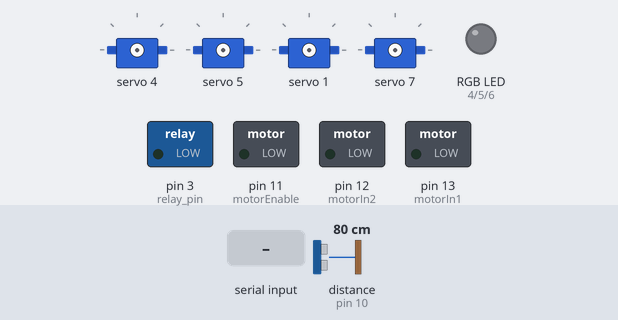
Recording of a sketch running on a simulated Arduino Uno, built with avr-gcc and run on an emulated ATmega328P. On the bench: 4 × servo, switched loads named in the sketch (green lamp = pin HIGH), an RGB LED mixed from three pins (HIGH = lit). Wiring (inferred from the names in the program): ultrasonic range finder: trigger pin 9; echo pin 10. Dashed ring = blinking. The inputs (shaded band) are chosen by the test bench; at power-on: distance to the obstacle (sensor on pin 10) 80 cm. The echo pulse lasts 58.3 µs per cm; pins used as bus, display or sensor lines are not drawn.

Above: at 1.2 s.
1.3 s: "mya" received over Serial
At 4.2 s:
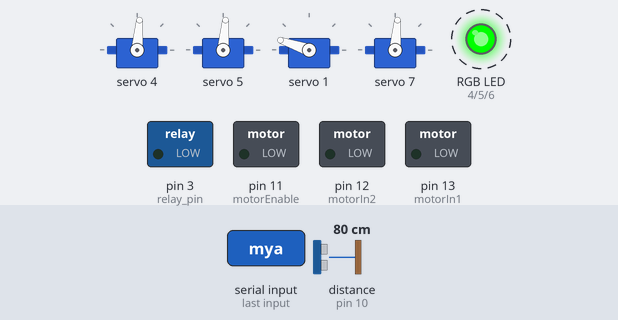
4.3 s: distance to the obstacle (sensor on pin 10) set to 56 cm
At 7.2 s:
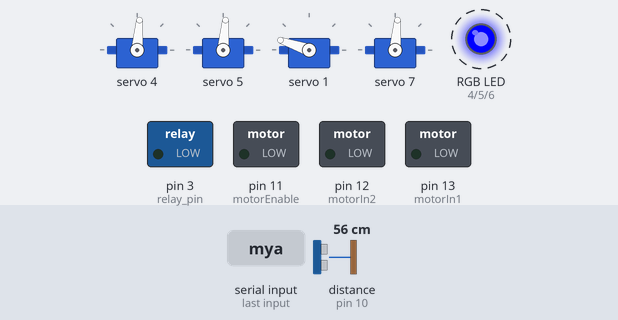
7.3 s: distance to the obstacle (sensor on pin 10) set to 46 cm
At 12.5 s:
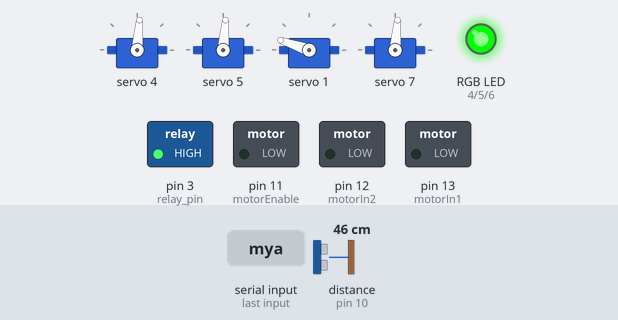
Timing chart, 0 to 17.3 s (numbered marks = the images above; inputs shaded):
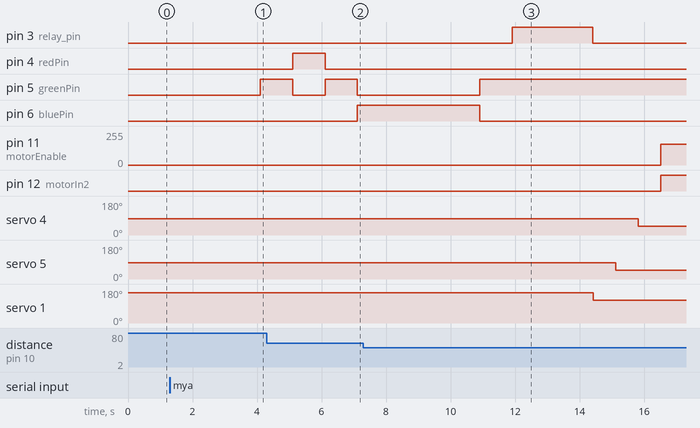

The sketch:

cat.ino
```cpp
#include <Wire.h>
#include <Adafruit_PWMServoDriver.h>

// Ультразвуковые датчики
const int trigPin1 = 9;
const int echoPin1 = 10;
int relay_pin = 3;

// Драйвер PCA9685
Adafruit_PWMServoDriver pwm = Adafruit_PWMServoDriver(0x40);

// Константы для сервоприводов
const int servoMin = 150; // Минимальное значение пульса
const int servoMax = 600; // Максимальное значение пульса

// Пины для RGB светодиодов
const int redPin = 4;
const int greenPin = 5;
const int bluePin = 6;

// Пины для управления двигателем на L298N
const int motorIn1 = 13;
const int motorIn2 = 12;
const int motorEnable = 11;
int n = 1;

String command = "";
unsigned long previousMillis = 0; // Для отслеживания времени
const long interval = 3000; // Интервал в миллисекундах для RGB цикла

void setup() {
  Serial.begin(9600);

  // Настройка ультразвуковых датчиков
  pinMode(trigPin1, OUTPUT);
  pinMode(echoPin1, INPUT);

  // Настройка пинов для RGB светодиодов
  pinMode(redPin, OUTPUT);
  pinMode(greenPin, OUTPUT);
  pinMode(bluePin, OUTPUT);
  pinMode(relay_pin, OUTPUT);

  // Настройка пинов для управления двигателем на L298N
  pinMode(motorIn1, OUTPUT);
  pinMode(motorIn2, OUTPUT);
  pinMode(motorEnable, OUTPUT);
  digitalWrite(motorIn1, LOW);
  digitalWrite(motorIn2, LOW);
  analogWrite(motorEnable, 0);

  // Инициализация PCA9685
  pwm.begin();
  pwm.setPWMFreq(60);  // Частота ШИМ 60 Гц

  delay(10);
}

// Функция для установки угла сервопривода
void setServoAngle(uint8_t n, float angle) {
  if (angle > 180) angle = 180;
  if (angle < 0) angle = 0;
  uint16_t pulse = servoMin + (angle * (servoMax - servoMin) / 180);
  pwm.setPWM(n, 0, pulse);
}

// Функция для переливания цветов RGB светодиодов
void cycleRGB() {
  analogWrite(redPin, 255);
  analogWrite(greenPin, 0);
  analogWrite(bluePin, 0);
  delay(1000);
  analogWrite(redPin, 0);
  analogWrite(greenPin, 255);
  analogWrite(bluePin, 0);
  delay(1000);
  analogWrite(redPin, 0);
  analogWrite(greenPin, 0);
  analogWrite(bluePin, 255);
  delay(1000);
}

void stopMotor() {
  digitalWrite(motorIn1, LOW);
  digitalWrite(motorIn2, LOW);
  analogWrite(motorEnable, 0);
}

// Функция для измерения расстояния
long measureDistance() {
  digitalWrite(trigPin1, LOW);
  delayMicroseconds(2);
  digitalWrite(trigPin1, HIGH);
  delayMicroseconds(10);
  digitalWrite(trigPin1, LOW);

  long duration = pulseIn(echoPin1, HIGH);
  long distance = duration * 0.034 / 2;
  return distance;
}

void executeCommand(String cmd) {
  if (cmd == "mya") {
    setServoAngle(4, 80); // Установка сервоприводов в заданное положение по команде "mya"
    delay(700);
    setServoAngle(5, 80);
    delay(700);
    setServoAngle(1, 157);
    delay(700);
    setServoAngle(7, 80);
    delay(700);
    analogWrite(redPin, 0);
    analogWrite(greenPin, 255);
    analogWrite(bluePin, 0);
    delay(1000);
  }
}

void loop() {
  if (Serial.available() > 0) {
    setServoAngle(4, 80); // Установка сервоприводов в заданное положение по команде "mya"
    delay(700);
    setServoAngle(5, 80);
    delay(700);
    setServoAngle(1, 157);
    delay(700);
    setServoAngle(7, 80);
    delay(700);
    analogWrite(redPin, 0);
    analogWrite(greenPin, 255);
    analogWrite(bluePin, 0);
    delay(1000);
  }

  long distance = measureDistance();


  if (distance < 50) {
    digitalWrite(relay_pin, HIGH);
    delay(2500);
    digitalWrite(relay_pin, LOW);
    setServoAngle(1, 116);
    delay(700);
    setServoAngle(5, 40);
    delay(700);
    setServoAngle(4, 40);
    delay(700);
    digitalWrite(motorIn1, LOW);
    digitalWrite(motorIn2, HIGH);
    analogWrite(motorEnable, 155);
    delay(1500);
    stopMotor();
    analogWrite(redPin, 255);
    analogWrite(greenPin, 0);
    analogWrite(bluePin, 0);
    delay(2000);
    n = 0;
    delay(3000);
  }

  // Использование millis для параллельного запуска cycleRGB
  unsigned long currentMillis = millis();
  if (currentMillis - previousMillis >= interval) {
    previousMillis = currentMillis;
    cycleRGB(); // Переливание цветов RGB светодиодов
  }
}
```

Measured:
- the behaviour switches between 51 and 50 cm on distance to the obstacle (sensor on pin 10) (found by bisection; images 2 and 3)
- after the input at 1.3 s, pin 4 (redPin): stays LOW (without the input it goes to HIGH after 1.7 s)
- after the input at 7.3 s, pin 3 (relay_pin): LOW → HIGH after 4.6 s, → LOW 2.5 s later; pin 4 (redPin): stays LOW (without the input it goes to HIGH after 4.6 s); pin 5 (greenPin): goes on until 10.9 s, then stays HIGH; pin 6 (bluePin): goes on until 10.9 s, then stays LOW; pin 11 (motorEnable): 0/255 → 155/255 after 9.2 s
